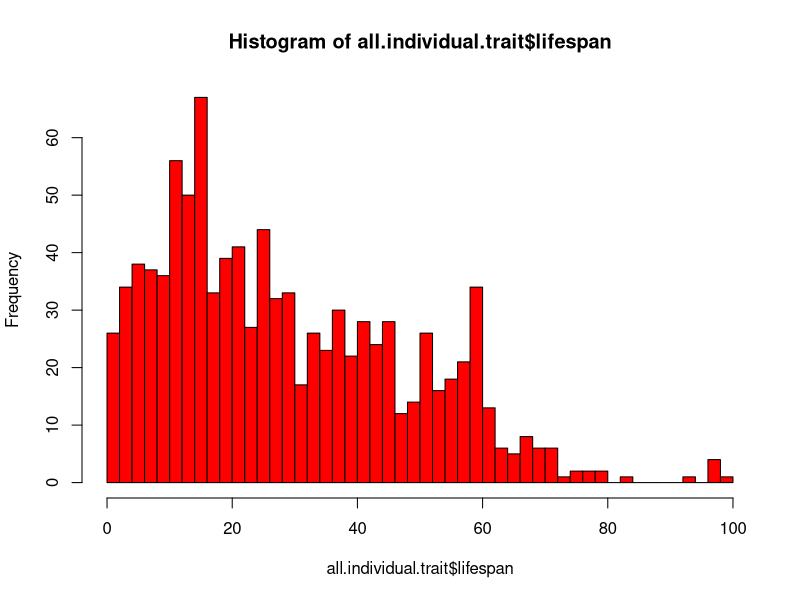
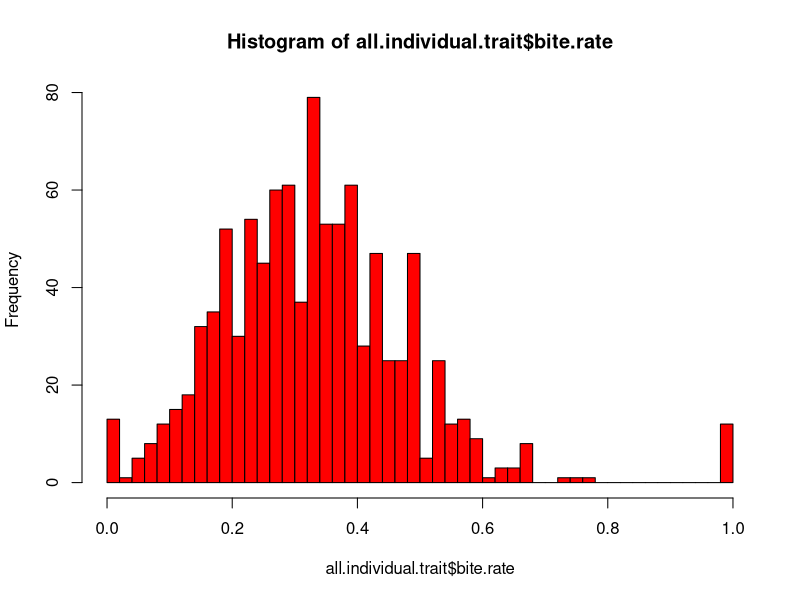
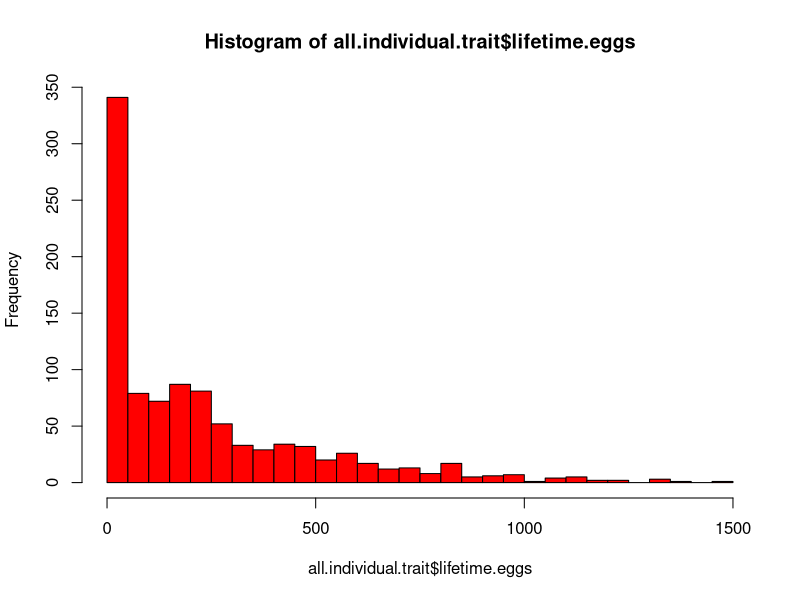
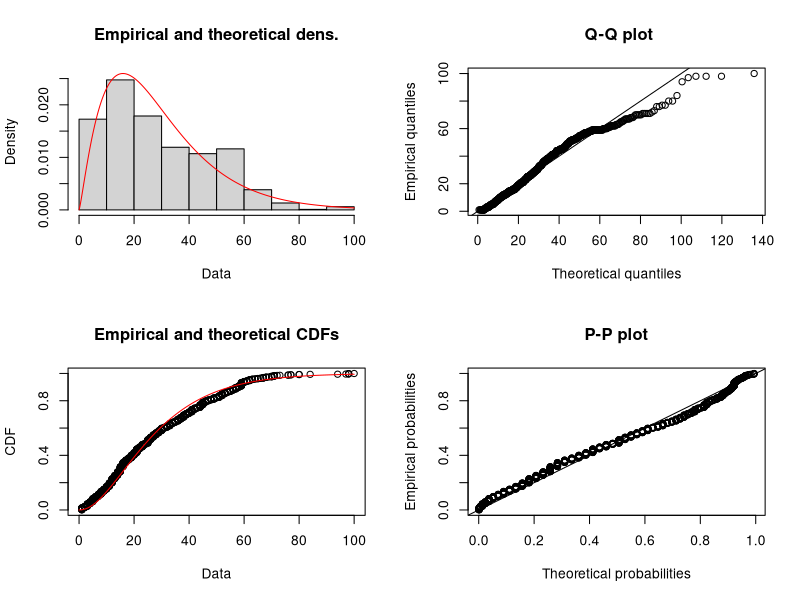
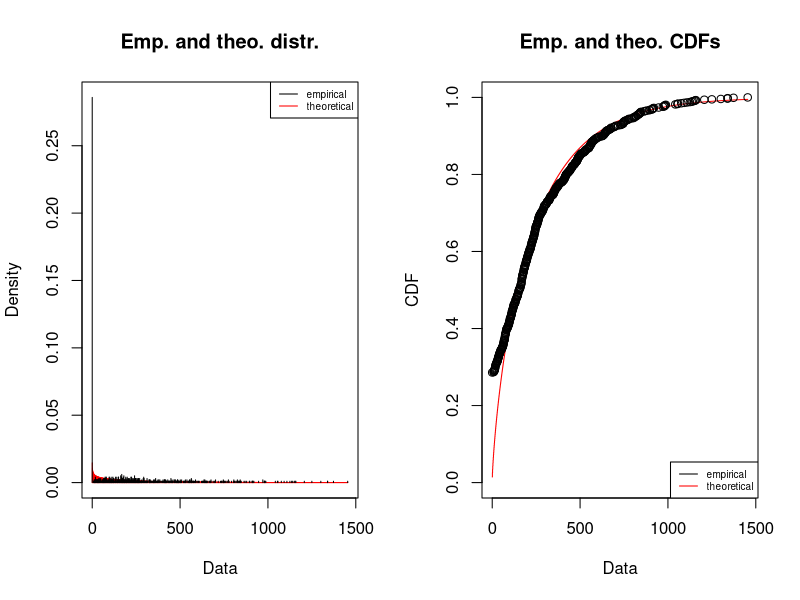

The R source for these figures, in order: (Note: this script raises an error after producing the figures.)
## Kerri Miazgowicz, University of Georgia
## October 1, 2018
## Stats included October 1, 2019
## Rerun 4/22/2020
## 
## Purpose: Generate indiviudal-specific values for lifespan, daily biting rate, and lifetime egg production for constant and fluctuating temperatures
## ID / temp / a / lf / B <- from master raw csv files
##
## Contents: 1) Set-up,load packages, get data, etc.
##           2) Calculate a / lf / B across all datasets
##           3) Export files to be used in TraitFitting.R -> provided to Joey and Marta for fitting in code file ''.
##           4) Perform GLMM models on a / lf/ B across all datasets 
##        


#####################
###
#  1) Set-up,load packages, get data, etc.
###
######################
library(dplyr)

#Set working directory
mainDir = "C:/Users/Kerri/Desktop/Chapter2 InProgress"
setwd(mainDir)

#Read in csv files for each dataset
constant.data <- read.csv("data/constant_master.csv")
constant.data[is.na(constant.data)] <- 0
fluc9.data <- read.csv("data/fluc_dtr9_master.csv")
fluc9.data[is.na(fluc9.data)] <- 0
fluc12.data <- read.csv("data/fluc_dtr12_master.csv")
fluc12.data[is.na(fluc12.data)] <- 0


#####################
###
#  2) Calculate a / lf / B for each individual across all datasets
###
######################

#create new dataframe for each temperature profile for the aggregated data

constant.individual.trait <- constant.data %>%
                             dplyr::group_by(Female,Treatment,Block)%>%
                             dplyr::summarise(lifespan = max(Day), bite.rate = sum(Feed)/ lifespan, lifetime.eggs = sum(Count))
                             
fluc9.individual.trait <- fluc9.data %>%
                          dplyr::group_by(Female,Treatment, Block)%>%
                          dplyr::summarise(lifespan = max(Day), bite.rate = sum(Feed)/ lifespan, lifetime.eggs = sum(Count))


fluc12.individual.trait <- fluc12.data%>% 
                            dplyr::group_by(Female,Treatment, Block)%>%
                            dplyr::summarise(lifespan = max(Day), bite.rate = sum(Feed)/ lifespan, lifetime.eggs = sum(Count))




#####################
###
#  3) Export files to be used in TraitFitting.R
###
######################

#write.csv(constant.individual.trait, "data/constant.individual.trait.csv", row.names = F)
#write.csv(fluc9.individual.trait, "data/fluc9.individual.trait.csv", row.names = F)
#write.csv(fluc12.individual.trait, "data/fluc12.individual.trait.csv", row.names =F)

#####################
###
#  4) Perform GLMM models on a / lf/ B across all datasets 
### Note: Need to keep block variable for random effects; won't be able to include donor or day due to summary data structure
#####################
#

#Repeat above summary, but include Block for analysis
#create new dataframe for each temperature profile for the aggregated data

constant.individual.trait <- as.data.frame(summarise(group_by(constant.data, Female,Treatment, Block), lifespan = max(Day), bite.rate = sum(Feed)/ lifespan, lifetime.eggs = sum(Count)))
fluc9.individual.trait <- as.data.frame(summarise(group_by(fluc9.data, Female,Treatment, Block), lifespan = max(Day), bite.rate = sum(Feed)/ lifespan, lifetime.eggs = sum(Count)))
fluc12.individual.trait <- as.data.frame(summarise(group_by(fluc12.data, Female,Treatment, Block), lifespan = max(Day), bite.rate = sum(Feed)/ lifespan, lifetime.eggs = sum(Count)))

#replace "block" and "individual" values within each dataset with '.DTR0, 9, or 12' so that when I merge all data together those stay seperate; will become string value
#convert block to a string variable and then add a character segment to it
constant.individual.trait$Block <- paste0(as.character(constant.individual.trait$Block),".dtr0")
constant.individual.trait$Female <- paste0(as.character(constant.individual.trait$Female),".dtr0")
constant.individual.trait$Program <- as.character("dtr0")
fluc9.individual.trait$Block <- paste0(as.character(fluc9.individual.trait$Block), ".dtr9")
fluc9.individual.trait$Female <- paste0(as.character(fluc9.individual.trait$Female), ".dtr9")
fluc9.individual.trait$Program <- as.character("dtr9")
fluc12.individual.trait$Block <- paste0(as.character(fluc12.individual.trait$Block), ".dtr12")
fluc12.individual.trait$Female <- paste0(as.character(fluc12.individual.trait$Female), ".dtr12")
fluc12.individual.trait$Program <- as.character("dtr12")

#merge all data into one dataframe
all.individual.trait <- rbind(constant.individual.trait, fluc9.individual.trait, fluc12.individual.trait)

#perform GLMM analysis
#Main effects = Treatment(scaled & centered), Program (categorical)
#Random = Block (categorical), Female(categorical)
#Response variables = lifespan(continuous/count), bite.rate(rate), lifetime.eggs(continuous/count)

#Following Courtney's previous code[Tesla temperature], making Temperature a continuous variable
#feeddata$Treatment <- as.factor(feeddata$Treatment)
all.individual.trait$Female <- as.factor(all.individual.trait$Female)
all.individual.trait$Block <- as.factor(all.individual.trait$Block)
all.individual.trait$Program <- as.factor(all.individual.trait$Program)

#Centering and scaling continuous variables of interest (Treatment)
all.individual.trait$Tscale <- scale(all.individual.trait$Treatment)

library(fitdistrplus)
library(lme4)
library(car)



#Looking at my data distribution
hist(all.individual.trait$lifespan, breaks=50, col="red") # right-skewed
hist(all.individual.trait$bite.rate, breaks=50, col="red") #normal between 0 and 1
hist(all.individual.trait$lifetime.eggs, breaks=50, col="red") #0-inflated nbinomial
#descdist(all.individual.trait$lifetime.eggs, discrete = FALSE) # This suggests to use a uniform distribution

###LIFESPAN####
fit.gamma <- fitdist(all.individual.trait$lifespan, distr = "gamma", method = "mme") #gamma fits fine
plot(fit.gamma)

lifespan.temp.model <- glm(lifespan ~ Tscale*Program, family = Gamma(link ='inverse'), data = all.individual.trait)
Anova(lifespan.temp.model)
summary(lifespan.temp.model)

#model does not converge if I include any random factors
lf.m2 <- glmer(lifespan ~ Tscale*Program + (1|Block), family = Gamma(link = "inverse"), data = all.individual.trait)

###################3

###LIFETIME EGGS####
fit.nbinom <- fitdist(all.individual.trait$lifetime.eggs, distr = "nbinom", method = "mme") #gamma fits fine
plot(fit.nbinom)

summary(m1 <- glm.nb(lifetime.eggs ~ Tscale*Program, data = all.individual.trait))

lifeeggs.temp.model <- glm(lifetime.eggs ~ Tscale*Program, family = poisson(link ='log'), data = all.individual.trait)
Anova(lifeeggs.temp.model)
summary(lifeeggs.temp.model)

lf.m2 <- glmer(lifetime.eggs ~ Tscale*Program + (1|Block), family = poisson(link = "log"), data = all.individual.trait)
AIC(lf.m2)
Anova(lf.m2)
summary(lifeeggs.temp.model)

library(pscl)
zero.infl1 <- zeroinfl(lifetime.eggs ~ Tscale*Program, data = all.individual.trait) #runs zero-inflated pois
zero.infl2 = zeroinfl(lifetime.eggs ~ Tscale*Program, data = all.individual.trait, dist = "negbin") #runs zero-inflated nb

summary(zero.infl1) #zero inflated seems to be working well
summary(zero.infl2) #zero inflated seems to be working well
Anova(zero.infl2)
AIC(zero.infl2)
#####################

###Biting rate########
fit.gamma2 <- fitdist(all.individual.trait$bite.rate, distr = "gamma", method = "mme")
#to create no non-postive values
all.individual.trait$bite.rate.t <- all.individual.trait$bite.rate + 0.0001
plot(fit.gamma2)
biterate.temp.model <- glm(bite.rate.t ~ Tscale*Program, family =Gamma(link = 'inverse'), data = all.individual.trait)
Anova(biterate.temp.model)
summary(biterate.temp.model)
